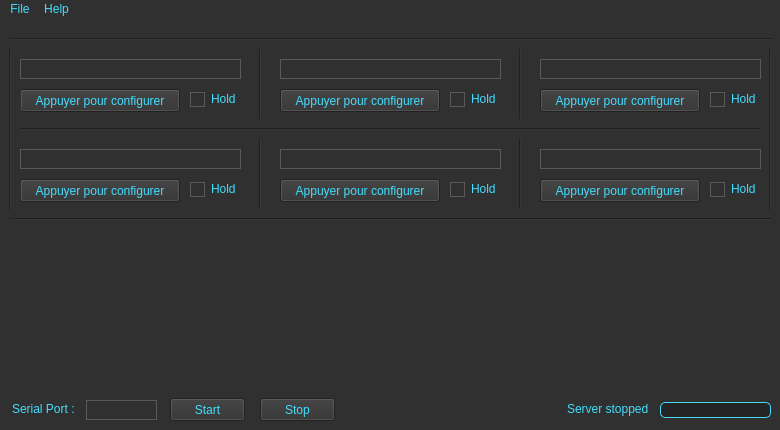
<?xml version="1.0" encoding="UTF-8"?>
<ui version="4.0">
 <class>SerialKeyboardServerClass</class>
 <widget class="QMainWindow" name="SerialKeyboardServerClass">
  <property name="enabled">
   <bool>true</bool>
  </property>
  <property name="geometry">
   <rect>
    <x>0</x>
    <y>0</y>
    <width>780</width>
    <height>430</height>
   </rect>
  </property>
  <property name="minimumSize">
   <size>
    <width>780</width>
    <height>430</height>
   </size>
  </property>
  <property name="maximumSize">
   <size>
    <width>780</width>
    <height>430</height>
   </size>
  </property>
  <property name="windowTitle">
   <string>Serial Keyboard Server</string>
  </property>
  <property name="styleSheet">
   <string notr="true">*{
	background-color: #303030;
	color: rgb(66, 221, 255);
	font: 8pt &quot;Consolas&quot;;
}

QCheckBox, QRadioButton {
	border: none;
}

QRadioButton::indicator, QCheckBox::indicator {
	width: 13px;
	height: 13px;
}

QRadioButton::indicator::unchecked, QCheckBox::indicator::unchecked {
	border: 1px solid #5A5A5A;
	background: none;
}

QRadioButton::indicator:unchecked:hover, QCheckBox::indicator:unchecked:hover {
	border: 1px solid rgb(66, 221, 255);
}

QRadioButton::indicator::checked, QCheckBox::indicator::checked {
	border: 1px solid #5A5A5A;
	background: rgb(16, 171, 205);
}

QRadioButton::indicator:checked:hover, QCheckBox::indicator:checked:hover {
	border: 1px solid rgb(66, 221, 255);
	background: rgb(46, 201, 235);
}

QProgressBar {
	 border: 1px solid rgb(66, 221, 255);
     border-radius: 5px;
     background-color:  #252525;
}

QProgressBar::chunk {
	background-color: rgb(66, 221, 255);
 	width: 15px;
    margin: 0.5px;
}


QMenu::item::selected,QMenuBar::item:selected{
	background-color: #404040;
}

QMenu::item::selected,QMenuBar::item:pressed{
	background-color: #505050;
}

QLineEdit{
border: 1px solid #5A5A5A;
}</string>
  </property>
  <widget class="QWidget" name="centralWidget">
   <property name="styleSheet">
    <string notr="true"/>
   </property>
   <widget class="Line" name="line">
    <property name="geometry">
     <rect>
      <x>10</x>
      <y>190</y>
      <width>761</width>
      <height>20</height>
     </rect>
    </property>
    <property name="orientation">
     <enum>Qt::Horizontal</enum>
    </property>
   </widget>
   <widget class="QLabel" name="labelPort">
    <property name="geometry">
     <rect>
      <x>12</x>
      <y>382</y>
      <width>71</width>
      <height>16</height>
     </rect>
    </property>
    <property name="text">
     <string>Serial Port :</string>
    </property>
   </widget>
   <widget class="QLineEdit" name="InputPort">
    <property name="geometry">
     <rect>
      <x>86</x>
      <y>381</y>
      <width>71</width>
      <height>20</height>
     </rect>
    </property>
    <property name="styleSheet">
     <string notr="true"/>
    </property>
   </widget>
   <widget class="QPushButton" name="ButtonStart">
    <property name="geometry">
     <rect>
      <x>170</x>
      <y>379</y>
      <width>75</width>
      <height>23</height>
     </rect>
    </property>
    <property name="text">
     <string>Start</string>
    </property>
   </widget>
   <widget class="QPushButton" name="ButtonStop">
    <property name="geometry">
     <rect>
      <x>260</x>
      <y>379</y>
      <width>75</width>
      <height>23</height>
     </rect>
    </property>
    <property name="text">
     <string>Stop</string>
    </property>
   </widget>
   <widget class="Line" name="line_2">
    <property name="geometry">
     <rect>
      <x>10</x>
      <y>100</y>
      <width>751</width>
      <height>20</height>
     </rect>
    </property>
    <property name="orientation">
     <enum>Qt::Horizontal</enum>
    </property>
   </widget>
   <widget class="Line" name="line_3">
    <property name="geometry">
     <rect>
      <x>250</x>
      <y>20</y>
      <width>21</width>
      <height>181</height>
     </rect>
    </property>
    <property name="orientation">
     <enum>Qt::Vertical</enum>
    </property>
   </widget>
   <widget class="Line" name="line_4">
    <property name="geometry">
     <rect>
      <x>510</x>
      <y>20</y>
      <width>21</width>
      <height>181</height>
     </rect>
    </property>
    <property name="orientation">
     <enum>Qt::Vertical</enum>
    </property>
   </widget>
   <widget class="Line" name="line_5">
    <property name="geometry">
     <rect>
      <x>10</x>
      <y>10</y>
      <width>761</width>
      <height>20</height>
     </rect>
    </property>
    <property name="orientation">
     <enum>Qt::Horizontal</enum>
    </property>
   </widget>
   <widget class="Line" name="line_6">
    <property name="geometry">
     <rect>
      <x>0</x>
      <y>30</y>
      <width>21</width>
      <height>161</height>
     </rect>
    </property>
    <property name="orientation">
     <enum>Qt::Vertical</enum>
    </property>
   </widget>
   <widget class="Line" name="line_7">
    <property name="geometry">
     <rect>
      <x>760</x>
      <y>30</y>
      <width>21</width>
      <height>161</height>
     </rect>
    </property>
    <property name="orientation">
     <enum>Qt::Vertical</enum>
    </property>
   </widget>
   <widget class="QWidget" name="verticalLayoutWidget">
    <property name="geometry">
     <rect>
      <x>10</x>
      <y>210</y>
      <width>761</width>
      <height>161</height>
     </rect>
    </property>
    <layout class="QVBoxLayout" name="LayoutTerm"/>
   </widget>
   <widget class="QProgressBar" name="progressBar">
    <property name="enabled">
     <bool>true</bool>
    </property>
    <property name="geometry">
     <rect>
      <x>660</x>
      <y>383</y>
      <width>111</width>
      <height>16</height>
     </rect>
    </property>
    <property name="value">
     <number>0</number>
    </property>
    <property name="textVisible">
     <bool>false</bool>
    </property>
   </widget>
   <widget class="QLabel" name="labelStatus">
    <property name="geometry">
     <rect>
      <x>567</x>
      <y>380</y>
      <width>91</width>
      <height>20</height>
     </rect>
    </property>
    <property name="text">
     <string>Server stopped</string>
    </property>
   </widget>
   <widget class="QLineEdit" name="Name1">
    <property name="geometry">
     <rect>
      <x>20</x>
      <y>40</y>
      <width>221</width>
      <height>20</height>
     </rect>
    </property>
    <property name="alignment">
     <set>Qt::AlignCenter</set>
    </property>
   </widget>
   <widget class="QLineEdit" name="Name2">
    <property name="geometry">
     <rect>
      <x>280</x>
      <y>40</y>
      <width>221</width>
      <height>20</height>
     </rect>
    </property>
    <property name="alignment">
     <set>Qt::AlignCenter</set>
    </property>
   </widget>
   <widget class="QLineEdit" name="Name3">
    <property name="geometry">
     <rect>
      <x>540</x>
      <y>40</y>
      <width>221</width>
      <height>20</height>
     </rect>
    </property>
    <property name="alignment">
     <set>Qt::AlignCenter</set>
    </property>
   </widget>
   <widget class="QLineEdit" name="Name4">
    <property name="geometry">
     <rect>
      <x>20</x>
      <y>130</y>
      <width>221</width>
      <height>20</height>
     </rect>
    </property>
    <property name="alignment">
     <set>Qt::AlignCenter</set>
    </property>
   </widget>
   <widget class="QLineEdit" name="Name5">
    <property name="geometry">
     <rect>
      <x>280</x>
      <y>130</y>
      <width>221</width>
      <height>20</height>
     </rect>
    </property>
    <property name="alignment">
     <set>Qt::AlignCenter</set>
    </property>
   </widget>
   <widget class="QLineEdit" name="Name6">
    <property name="geometry">
     <rect>
      <x>540</x>
      <y>130</y>
      <width>221</width>
      <height>20</height>
     </rect>
    </property>
    <property name="alignment">
     <set>Qt::AlignCenter</set>
    </property>
   </widget>
   <widget class="QPushButton" name="KeyGrab5">
    <property name="geometry">
     <rect>
      <x>280</x>
      <y>160</y>
      <width>160</width>
      <height>23</height>
     </rect>
    </property>
    <property name="sizePolicy">
     <sizepolicy hsizetype="Fixed" vsizetype="Fixed">
      <horstretch>0</horstretch>
      <verstretch>0</verstretch>
     </sizepolicy>
    </property>
    <property name="minimumSize">
     <size>
      <width>160</width>
      <height>0</height>
     </size>
    </property>
    <property name="text">
     <string>Appuyer pour configurer</string>
    </property>
   </widget>
   <widget class="QCheckBox" name="Hold5">
    <property name="geometry">
     <rect>
      <x>450</x>
      <y>162</y>
      <width>45</width>
      <height>16</height>
     </rect>
    </property>
    <property name="styleSheet">
     <string notr="true"/>
    </property>
    <property name="text">
     <string>Hold</string>
    </property>
    <property name="checkable">
     <bool>true</bool>
    </property>
   </widget>
   <widget class="QPushButton" name="KeyGrab6">
    <property name="geometry">
     <rect>
      <x>540</x>
      <y>160</y>
      <width>160</width>
      <height>23</height>
     </rect>
    </property>
    <property name="sizePolicy">
     <sizepolicy hsizetype="Fixed" vsizetype="Fixed">
      <horstretch>0</horstretch>
      <verstretch>0</verstretch>
     </sizepolicy>
    </property>
    <property name="minimumSize">
     <size>
      <width>160</width>
      <height>0</height>
     </size>
    </property>
    <property name="text">
     <string>Appuyer pour configurer</string>
    </property>
   </widget>
   <widget class="QCheckBox" name="Hold6">
    <property name="geometry">
     <rect>
      <x>710</x>
      <y>162</y>
      <width>45</width>
      <height>16</height>
     </rect>
    </property>
    <property name="text">
     <string>Hold</string>
    </property>
   </widget>
   <widget class="QPushButton" name="KeyGrab3">
    <property name="geometry">
     <rect>
      <x>540</x>
      <y>70</y>
      <width>160</width>
      <height>23</height>
     </rect>
    </property>
    <property name="sizePolicy">
     <sizepolicy hsizetype="Fixed" vsizetype="Fixed">
      <horstretch>0</horstretch>
      <verstretch>0</verstretch>
     </sizepolicy>
    </property>
    <property name="minimumSize">
     <size>
      <width>160</width>
      <height>0</height>
     </size>
    </property>
    <property name="text">
     <string>Appuyer pour configurer</string>
    </property>
    <property name="checkable">
     <bool>false</bool>
    </property>
   </widget>
   <widget class="QCheckBox" name="Hold3">
    <property name="geometry">
     <rect>
      <x>710</x>
      <y>72</y>
      <width>45</width>
      <height>16</height>
     </rect>
    </property>
    <property name="text">
     <string>Hold</string>
    </property>
   </widget>
   <widget class="QCheckBox" name="Hold2">
    <property name="geometry">
     <rect>
      <x>450</x>
      <y>72</y>
      <width>45</width>
      <height>16</height>
     </rect>
    </property>
    <property name="text">
     <string>Hold</string>
    </property>
   </widget>
   <widget class="QPushButton" name="KeyGrab2">
    <property name="geometry">
     <rect>
      <x>280</x>
      <y>70</y>
      <width>160</width>
      <height>23</height>
     </rect>
    </property>
    <property name="sizePolicy">
     <sizepolicy hsizetype="Fixed" vsizetype="Fixed">
      <horstretch>0</horstretch>
      <verstretch>0</verstretch>
     </sizepolicy>
    </property>
    <property name="minimumSize">
     <size>
      <width>160</width>
      <height>0</height>
     </size>
    </property>
    <property name="text">
     <string>Appuyer pour configurer</string>
    </property>
    <property name="checkable">
     <bool>false</bool>
    </property>
   </widget>
   <widget class="QPushButton" name="KeyGrab1">
    <property name="geometry">
     <rect>
      <x>20</x>
      <y>70</y>
      <width>160</width>
      <height>23</height>
     </rect>
    </property>
    <property name="sizePolicy">
     <sizepolicy hsizetype="Fixed" vsizetype="Fixed">
      <horstretch>0</horstretch>
      <verstretch>0</verstretch>
     </sizepolicy>
    </property>
    <property name="minimumSize">
     <size>
      <width>160</width>
      <height>0</height>
     </size>
    </property>
    <property name="text">
     <string>Appuyer pour configurer</string>
    </property>
    <property name="checkable">
     <bool>false</bool>
    </property>
    <property name="checked">
     <bool>false</bool>
    </property>
   </widget>
   <widget class="QCheckBox" name="Hold1">
    <property name="enabled">
     <bool>true</bool>
    </property>
    <property name="geometry">
     <rect>
      <x>190</x>
      <y>72</y>
      <width>45</width>
      <height>16</height>
     </rect>
    </property>
    <property name="text">
     <string>Hold</string>
    </property>
    <property name="tristate">
     <bool>false</bool>
    </property>
   </widget>
   <widget class="QPushButton" name="KeyGrab4">
    <property name="geometry">
     <rect>
      <x>20</x>
      <y>160</y>
      <width>160</width>
      <height>23</height>
     </rect>
    </property>
    <property name="sizePolicy">
     <sizepolicy hsizetype="Fixed" vsizetype="Fixed">
      <horstretch>0</horstretch>
      <verstretch>0</verstretch>
     </sizepolicy>
    </property>
    <property name="minimumSize">
     <size>
      <width>160</width>
      <height>0</height>
     </size>
    </property>
    <property name="text">
     <string>Appuyer pour configurer</string>
    </property>
   </widget>
   <widget class="QCheckBox" name="Hold4">
    <property name="geometry">
     <rect>
      <x>190</x>
      <y>162</y>
      <width>45</width>
      <height>16</height>
     </rect>
    </property>
    <property name="text">
     <string>Hold</string>
    </property>
   </widget>
   <zorder>KeyGrab5</zorder>
   <zorder>Hold5</zorder>
   <zorder>KeyGrab6</zorder>
   <zorder>Hold6</zorder>
   <zorder>KeyGrab3</zorder>
   <zorder>Hold3</zorder>
   <zorder>Hold2</zorder>
   <zorder>KeyGrab2</zorder>
   <zorder>KeyGrab1</zorder>
   <zorder>Hold1</zorder>
   <zorder>KeyGrab4</zorder>
   <zorder>Hold4</zorder>
   <zorder>labelPort</zorder>
   <zorder>InputPort</zorder>
   <zorder>ButtonStart</zorder>
   <zorder>ButtonStop</zorder>
   <zorder>verticalLayoutWidget</zorder>
   <zorder>line_3</zorder>
   <zorder>line_4</zorder>
   <zorder>line_2</zorder>
   <zorder>line_5</zorder>
   <zorder>line_6</zorder>
   <zorder>line</zorder>
   <zorder>line_7</zorder>
   <zorder>progressBar</zorder>
   <zorder>labelStatus</zorder>
   <zorder>Name1</zorder>
   <zorder>Name2</zorder>
   <zorder>Name3</zorder>
   <zorder>Name4</zorder>
   <zorder>Name5</zorder>
   <zorder>Name6</zorder>
  </widget>
  <widget class="QMenuBar" name="menuBar">
   <property name="geometry">
    <rect>
     <x>0</x>
     <y>0</y>
     <width>780</width>
     <height>19</height>
    </rect>
   </property>
   <widget class="QMenu" name="menuFile">
    <property name="title">
     <string>File</string>
    </property>
    <addaction name="actionLoad_configuration"/>
    <addaction name="actionSave_configuration"/>
    <addaction name="separator"/>
    <addaction name="actionQuit"/>
   </widget>
   <widget class="QMenu" name="menuHelp">
    <property name="title">
     <string>Help</string>
    </property>
    <addaction name="actionHelp"/>
    <addaction name="actionAbout"/>
   </widget>
   <addaction name="menuFile"/>
   <addaction name="menuHelp"/>
  </widget>
  <action name="actionLoad_configuration">
   <property name="text">
    <string>Load configuration</string>
   </property>
  </action>
  <action name="actionSave_configuration">
   <property name="text">
    <string>Save configuration</string>
   </property>
  </action>
  <action name="actionHelp">
   <property name="text">
    <string>Help</string>
   </property>
  </action>
  <action name="actionAbout">
   <property name="text">
    <string>About</string>
   </property>
  </action>
  <action name="actionQuit">
   <property name="text">
    <string>Quit</string>
   </property>
  </action>
 </widget>
 <layoutdefault spacing="6" margin="11"/>
 <resources>
  <include location="serialKeyboardServer.qrc"/>
 </resources>
 <connections/>
</ui>
